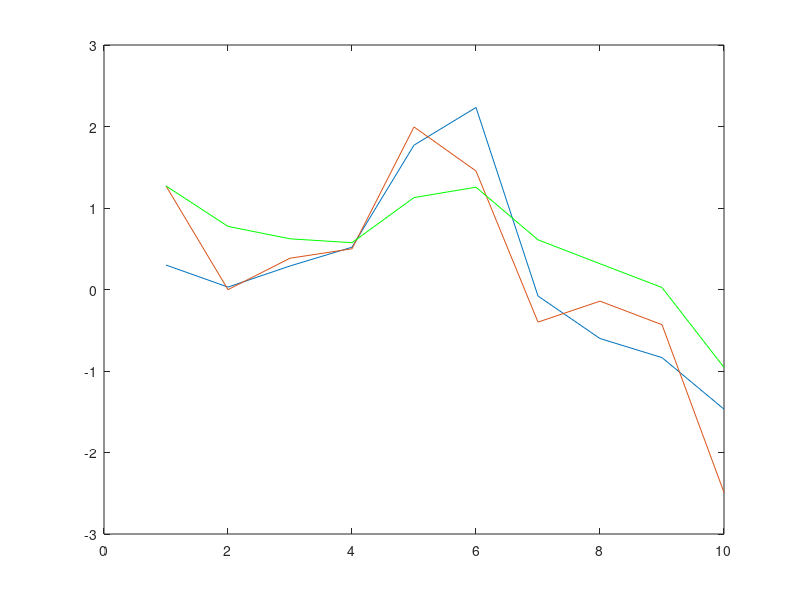

Source code (MATLAB):
nt = 10 %number of data points
obs_noise=0.5%obervation noise
gain=0.390 % kalman gain conifidence in the previous measure
X(1) = 0.3 % starting posistion
P (1) = 1 %measurment update?
obs(1)=X(1)+randn()*obs_noise;%starting point for first observation + noise
estimate(1)=obs (1)
for it=2:nt
    X(it)=X(it-1)+randn(); % line in which model values are outlined
    obs(it) =X(it)+randn()*obs_noise;
    error=estimate(it-1)-obs(it)
    estimate(it)=estimate(it-1)-error*gain;
end

clf;

plot(X)
hold on
plot (obs)
plot (estimate, 'g')
